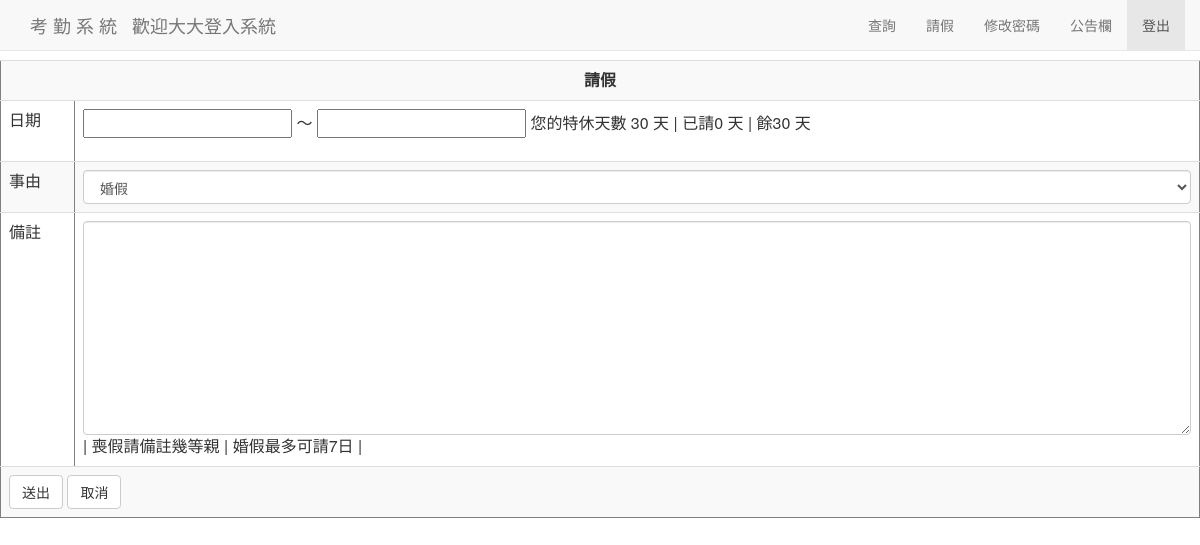
The app's page /member_leave.php?id=1 (signed in), older data.
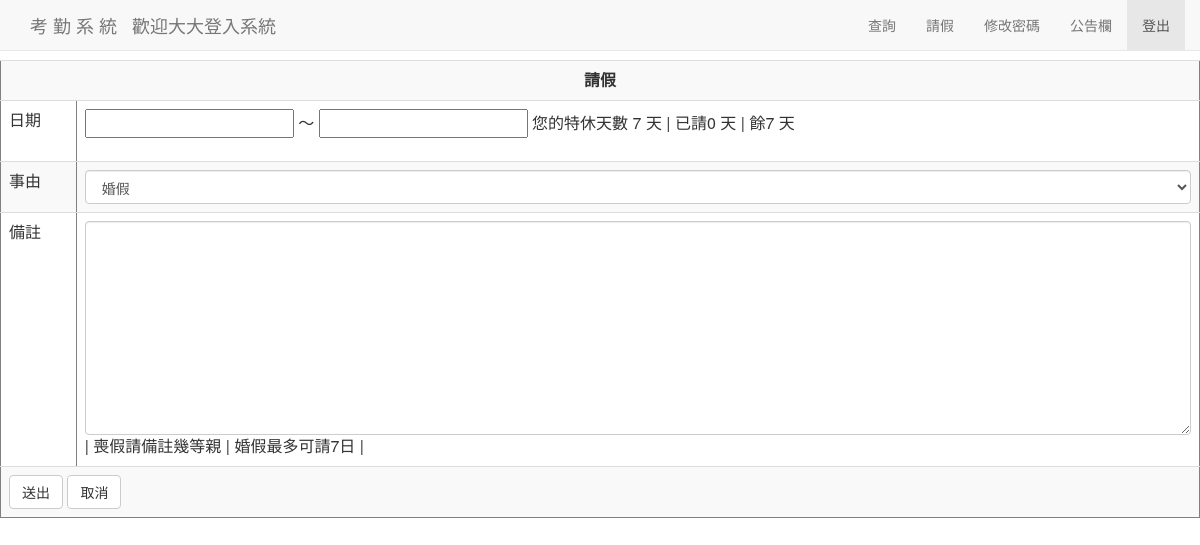
The same page, newer data.
### tables this page shows
CREATE TABLE IF NOT EXISTS `user` (
  `id` int(11) NOT NULL AUTO_INCREMENT,
  `user_phone` varchar(50) NOT NULL,
  `user_pwd` int(11) NOT NULL COMMENT '預設生日',
  `user_name` varchar(50) NOT NULL COMMENT '姓名',
  `user_class` varchar(50) NOT NULL,
  `user_join` date NOT NULL,
  `user_permission` int(11) NOT NULL,
  PRIMARY KEY (`id`)
);

### trial.php (called while the page is built, shortened)
<?php
$user_phone=$_SESSION['username'];
$sql = "SELECT user_join FROM user WHERE user_phone=$user_phone";
$result = mysql_query($sql);
$fetch = mysql_fetch_assoc($result);
$join = strtotime($fetch['user_join']);
$sepecial = "";
$time_diff = round(abs($join - strtotime(date('Y-m-d')))/60/60/24/365, 0);
if($time_diff < 10) {
  if($time_diff >= 1 && $time_diff < 3) $sepecial = 7;
  elseif($time_diff >= 3 && $time_diff < 5) $sepecial = 10;
  elseif($time_diff >= 5 && $time_diff < 10) $sepecial = 14;
}else $sepecial =  ($time_diff - 9) + 14 ;
if ($sepecial > 30) $sepecial = 30;
 ?>

### member_leave.php (the view, shortened to what this page needs)
<?php
include_once("trial.php");
?>
<?php
$total = "";
?>
<?php
$total = round($total / 24,0);
echo "已請特休".$total;
 ?>
<!doctype html>
<html lang="en">
<head>
    <link href="css/bootstrap.min.css" rel="stylesheet" media="screen">
</head>
<body>
  <?php   include_once("float.php");  ?>
<br>
<br>
<br>
  <center>
    <form action = "member_leave_res.php" method = post>
      <table class="table table-striped" border = 1>
        <th colspan = 2><center>請假 </th>
      </center>
      <tr><td>日期</td>
		<td><div class="form-group"><input type="text" id="datetimepicker1" name=l_start>
			～ <input type="text" id="datetimepicker2" name=l_end>
        <?php
        echo "  您的特休天數 ".$sepecial." 天 |";
        echo " 已請".$total." 天 |";
        $QQQQQQQQQQQ = $sepecial - $total;
        echo " 餘".$QQQQQQQQQQQ." 天";
       ?>
     </td></tr>
      <tr><td>事由</td><td>
        <select  class="form-control" name = l_condition>
          <option value=1>婚假</option>
        </select>
      </td></tr>
      <tr><td>備註</td><td><textarea  class="form-control" name = 'l_other' cols= 80 rows=10 ></textarea>
				| 喪假請備註幾等親 | 婚假最多可請7日 |
				</td></tr>
      <tr><td colspan=2><input class="btn btn-default" type = submit value = 送出>
						<input class="btn btn-default" type = reset value = 取消> </td></tr>
</body>
<link rel="stylesheet" type="text/css" href="css/jquery.datetimepicker.css"/ >
</html>

Row changes from the older to the newer data that the page shows:
changed user: user_join "30" → "7"
